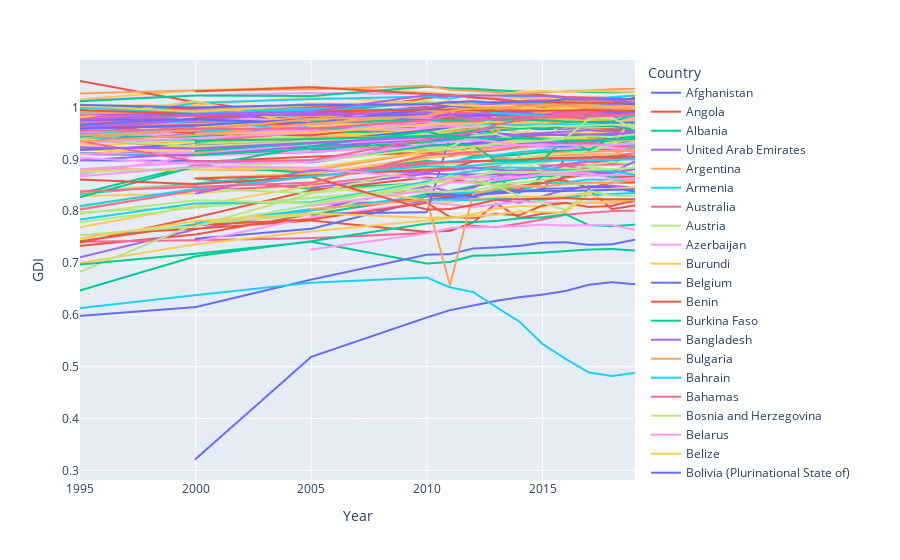

Notebook code cell kept with this figure:
### Code cell
import plotly.express as px

fig = px.line(json_df, x='Year', y='GDI', color='Country')
fig.show()
